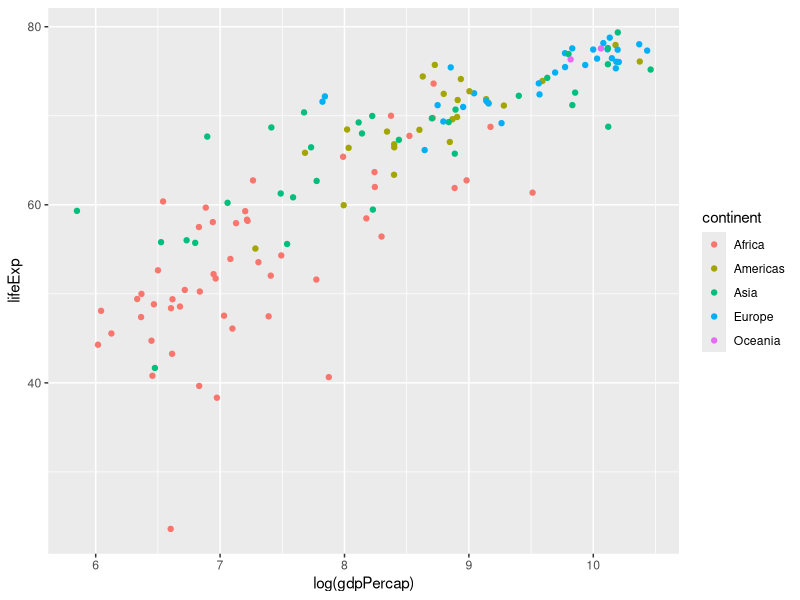

The R source for this figure:
library(ggplot2)
gap1992 <- read.csv("data/gap1992.csv")

ggplot(gap1992, aes(x = log(gdpPercap), y = lifeExp, color=continent)) +
  geom_point() 
